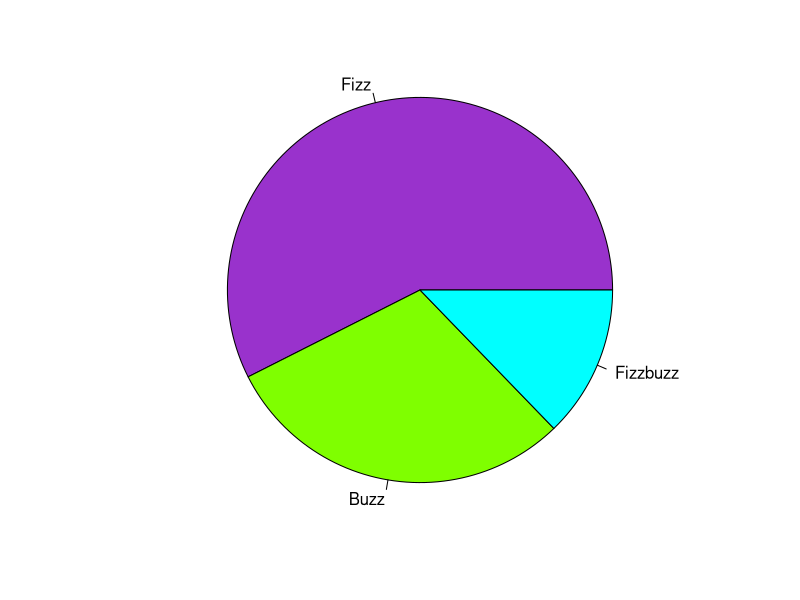

Write the R code that produced this figure.
a = 1:100
for(i in a) {
  x <- if (i%%15 == 0) "fizzbuzz" else
       if (i%%3 == 0) "fizz" else 
       if (i%%5 == 0) "buzz" else 
       i
  a[i] <- x
}
c = c(sum(a=="fizz"), sum(a=="buzz"), sum(a=="fizzbuzz"))
pie(c, labels=c("Fizz", "Buzz", "Fizzbuzz"), radius=1, col=c("darkorchid", "chartreuse", "cyan"))